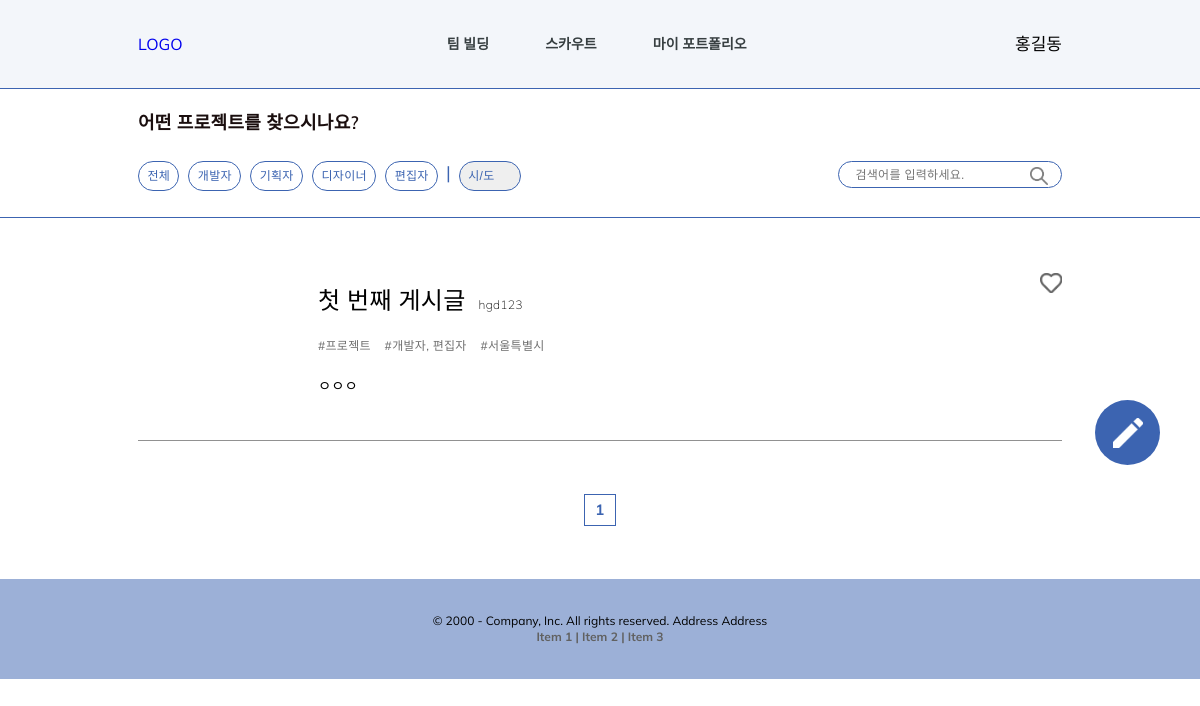
/recruit/team_build/ (signed in), run on an earlier commit of the app's database.
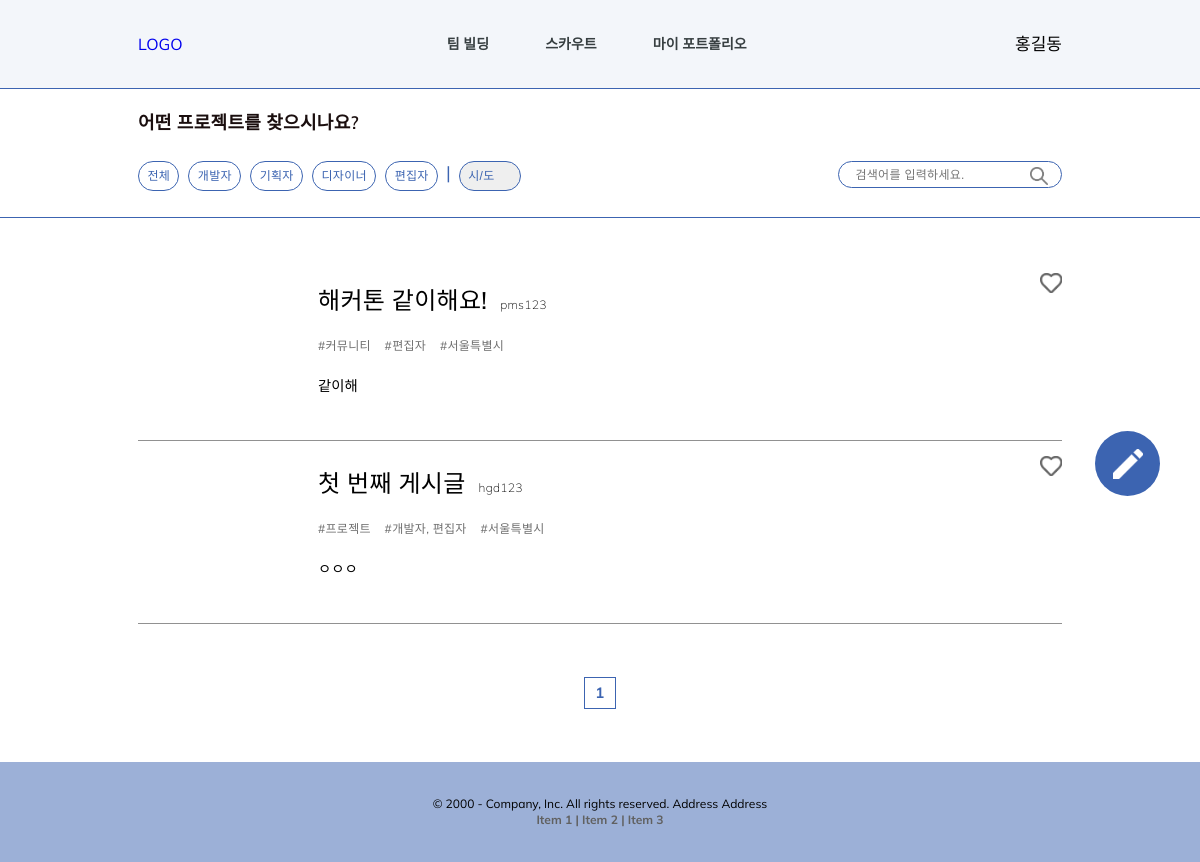
And on a later commit of the database.
### team_build/models.py (models this page shows)
class Recruit(models.Model):
    writer = models.CharField(default='', max_length=200)
    title = models.CharField(default='', max_length=300) # 프로젝트 한줄 설명으로 들어갈 것
    team_name = models.CharField(default='', max_length=200)
    service = models.CharField(default='', max_length=200)
    team_members = models.CharField(
        default='1',
        blank=True,
        null=False,
        max_length=10,
        choices=TEAM_MEMBERS_CHOICES
        )
    service_level = models.CharField(
        default='0',
        null=False,
        blank=True,
        max_length=10,
        choices=LEVEL_CHOICES
        )
    founding_date = models.DateField(default=timezone.now, null=False, blank=True)
    locate = models.CharField(default='', null=False, blank=True, max_length=2, choices=LOCATE_CHOICES)
    image = models.ImageField(default='', blank=True, null=False)
    role = MultiSelectField(default='', choices=ROLE_CHOICES, max_choices=4, max_length=100)
    detail = models.TextField(blank=True, null=True)

### team_build/views.py (the view, shortened to what this page needs)
# urls.py: path('team_build/', RecruitListView.as_view(), name='team_build'),
class RecruitListView(ListView):
    model = Recruit
    paginate_by = 5
    template_name = 'team_build/team_build.html'
    context_object_name = 'recruit_list'
    def get_queryset(self):
        search_word = self.request.GET.get('q','')
        recruit_list = Recruit.objects.order_by('-id')
        return recruit_list
    def get_context_data(self, **kwargs):
        context = super().get_context_data(**kwargs)
        paginator = context['paginator']
        page_num_range = 5
        max_index = len(paginator.page_range)
        page = self.request.GET.get('page')
        current_page = int(page) if page else 1
        start_index = int((current_page - 1) / page_num_range) * page_num_range
        end_index = start_index + page_num_range
        if end_index >= max_index:
            end_index = max_index
        page_range = paginator.page_range[start_index:end_index]
        context['page_range'] = page_range
        return context

### templates/team_build/team_build.html (shortened to what this page needs)
{% extends '../base.html' %}
        {% load static %}
        {% block extrahead %}
        <link rel="stylesheet" href="../../static/css/base.css">
        <link rel="stylesheet" href="../../static/css/team_build/team_build.css">
        {% endblock %}
    {% block content %}
    <div>
        <a class="create-img" href="{% url 'team_build:create_recruit' %}">
            <div style="background-image: url('../../static/img/team_build/create_recruit_icon.png');"></div>
        </a>
        <div class="search-box">
            <div class="search-container">
                <p>어떤 프로젝트를 찾으시나요?</p>
                <div class="search-wrapper">
                    <a href="{% url 'team_build:team_build' %}">전체</a>
                    <a href="{% url 'team_build:recruit_role_search' 'Developer' %}">개발자</a>
                    <a href="{% url 'team_build:recruit_role_search' 'Planner' %}">기획자</a>
                    <a href="{% url 'team_build:recruit_role_search' 'Designer' %}">디자이너</a>
                    <a href="{% url 'team_build:recruit_role_search' 'Editor' %}" style="margin-right: 0;">편집자</a>
                    <div class="stick">|</div>
                    <select name="" id="" onchange="location.href='/recruit/team_build/location_search/'+this.value">
                        <option value="">시/도</option>
                    </select>
                    <form action="" method="get">
                        <input type="text" name="q" placeholder="검색어를 입력하세요.">
                        <button type="submit"></button>
                    </form>
                </div>
            </div>
        </div>
        <div class="list-container">
            {% block posts %}
                {% for post in recruit_list %}
                    <div class="recruit-post">
                        <a class="recruit-img" href="{% url 'team_build:detail_recruit' post.id %}">
                            <div style="background-image: url('../../media/{{post.image}}');"></div>
                        </a>
                        <a class="recruit-content" href="{% url 'team_build:detail_recruit' post.id %}">
                            <div>
                                <p class="recruit-title">{{post.title}}</p>
                                <p class="recruit-writer">{{post.writer}}</p>
                            </div>
                            <p class="recruit-hashtag">
                                #{{post.service}}&nbsp&nbsp&nbsp
                                #{% for role in post.get_role_display %}{{role}}{% endfor %}&nbsp&nbsp&nbsp
                                #{{post.get_locate_display}}
                            </p>
                            <p class="recruit-detail">{{post.detail}}</p>
                        </a>
                        <a class="recruit-like" href="{% url 'team_build:create_like' post.id %}">
                            <div style="background-image: url('../../static/img/like_icon.png');"></div>
                        </a>
                    </div>
                {% endfor %}
            {% endblock %}
            <div class="page-container">
                <div class="page-wrapper">
                    {% for page in page_range %}
                        <a class="page-box" href="?page={{page}}">{{page}}</a>
                    {% endfor %}
                </div>
            </div>
        </div>
    </div>
    {% endblock %}

What changed in the data, as far as the page shows it:
added Recruit: title "해커톤 같이해요!", writer "pms123", service "커뮤니티", get_role_display "편" "집" "자", locate "서울특별시", detail "같이해"
